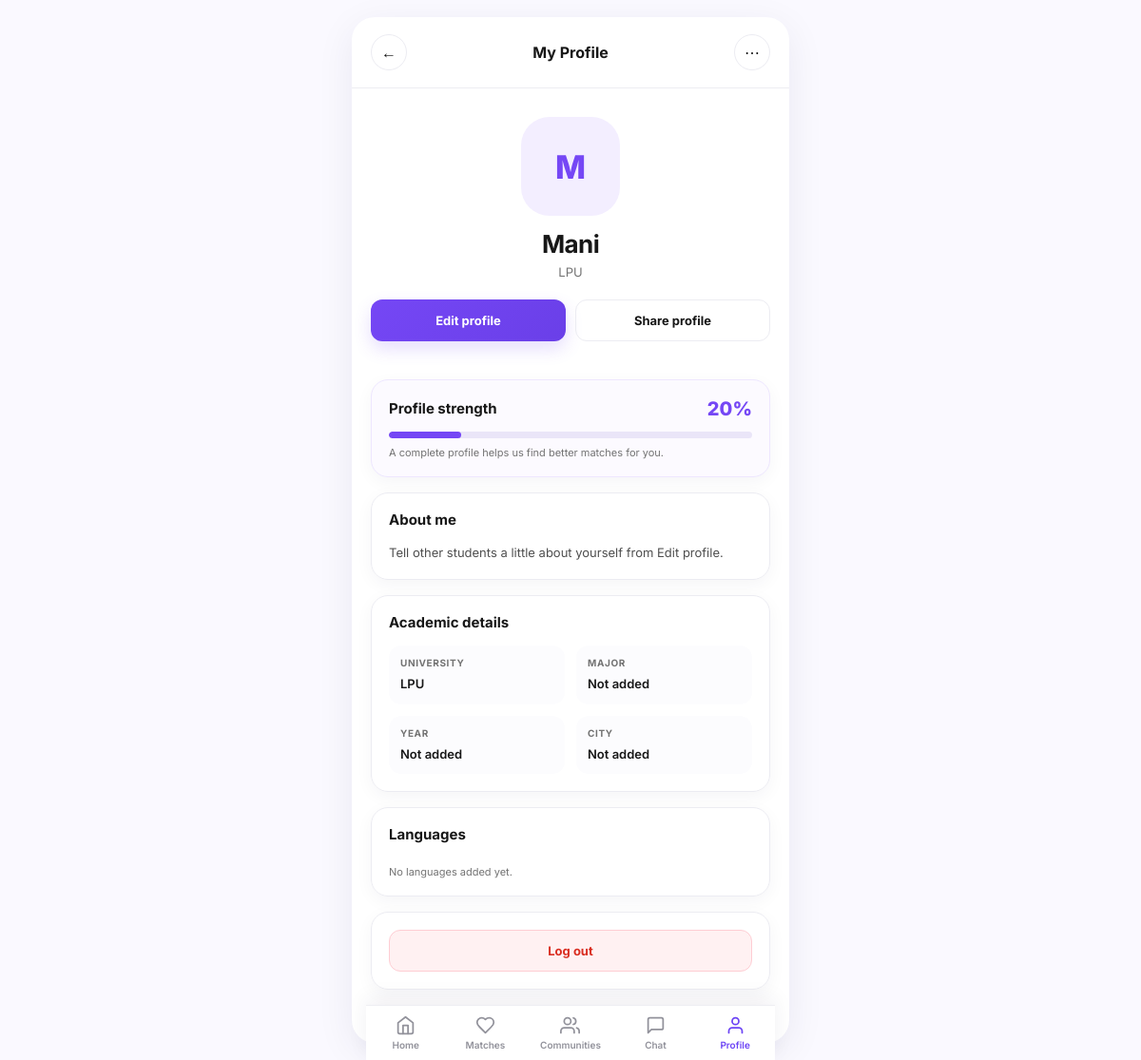
The app's page /profiles/ (signed in), older data.
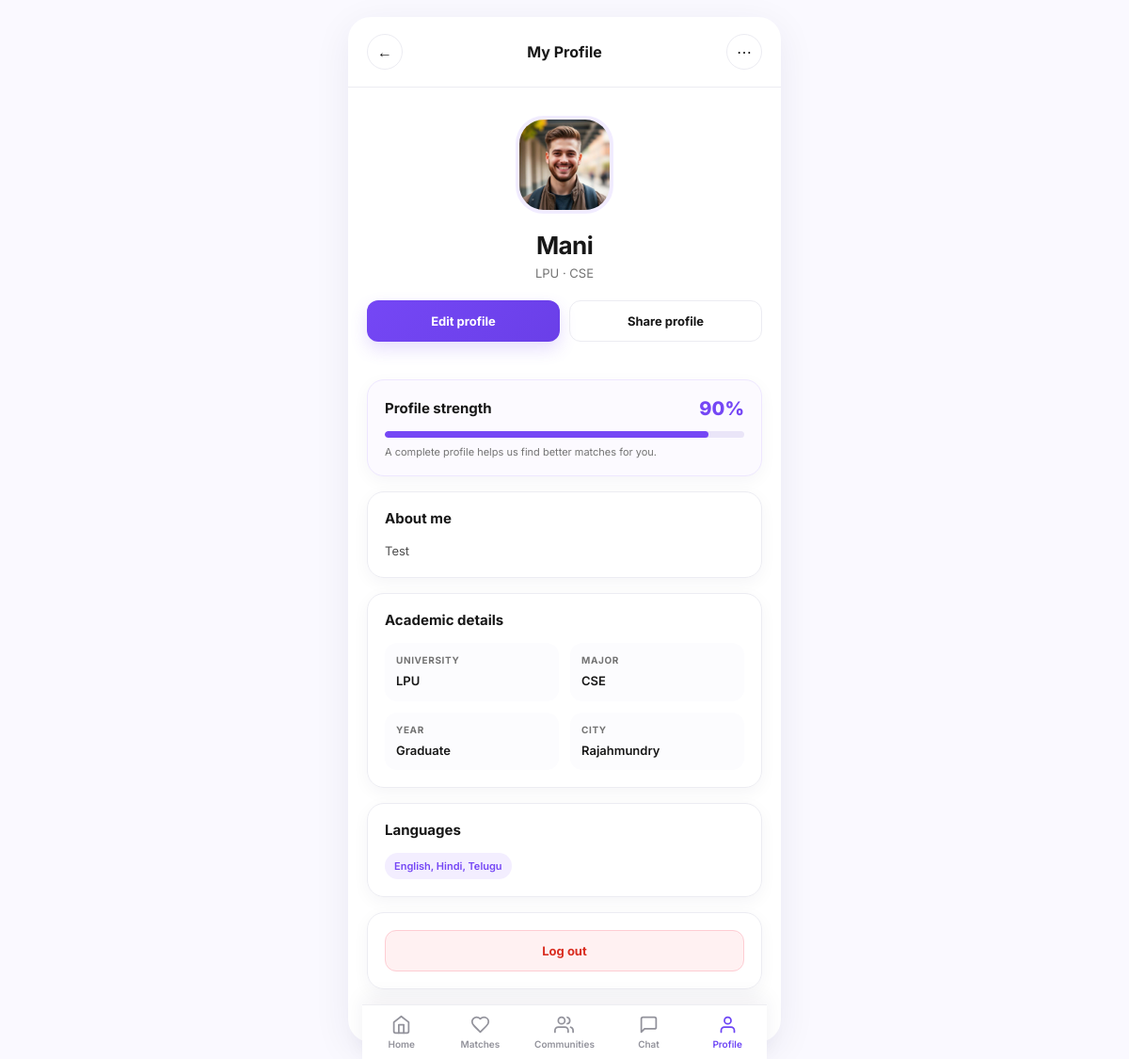
The same page, newer data.
### accounts/models.py (models this page shows, shortened)
class User(AbstractUser):
    id = models.UUIDField(primary_key=True, default=uuid.uuid4, editable=False)
    username = None  # Not used; authentication via email
    email = models.EmailField('Email Address', unique=True)
    first_name = models.CharField('First Name', max_length=150, blank=True)
    last_name = models.CharField('Last Name', max_length=150, blank=True)
    is_verified = models.BooleanField('Verified', default=False)
    created_at = models.DateTimeField(auto_now_add=True)
    updated_at = models.DateTimeField(auto_now=True)
    USERNAME_FIELD = 'email'
    REQUIRED_FIELDS = ['first_name', 'last_name']
    objects = UserManager()
    class Meta:
        db_table = 'accounts_user'
        ordering = ['-created_at']

### profiles/models.py (models this page shows, shortened)
class Profile(models.Model):
    id = models.UUIDField(primary_key=True, default=uuid.uuid4, editable=False)
    user = models.OneToOneField(settings.AUTH_USER_MODEL, on_delete=models.CASCADE, related_name='profile')
    university = models.CharField(max_length=200, blank=True)
    major = models.CharField(max_length=200, blank=True)
    year = models.CharField(max_length=50, blank=True)
    age = models.PositiveSmallIntegerField(null=True, blank=True)
    city = models.CharField(max_length=100, blank=True)
    gender = models.CharField(max_length=40, blank=True)
    languages = models.CharField(max_length=300, blank=True)
    bio = models.TextField(blank=True, max_length=500)
    interests = models.CharField(max_length=300, blank=True)
    photo = models.ImageField(upload_to='profiles/', blank=True, null=True)
    is_public = models.BooleanField(default=True)
    questionnaire_completed = models.BooleanField(default=False)
    created_at = models.DateTimeField(auto_now_add=True)
    updated_at = models.DateTimeField(auto_now=True)
    class Meta:
        db_table = 'profiles_profile'

### profiles/views.py (the view)
# urls.py: path('', my_profile, name='my_profile'),
@login_required
def my_profile(request):
    profile, _ = Profile.objects.get_or_create(user=request.user)
    return render(request, 'profiles/my_profile.html', {
        'profile': profile,
        'profile_pct': get_profile_completion(request.user),
    })

### profiles/services.py (called while the page is built, shortened)
def get_profile_strength(user):
    profile = getattr(user, 'profile', None)
    fields = [
        ('Age', profile.age),
        ('City', profile.city),
        ('Gender', profile.gender),
        ('Languages', profile.languages),
        ('Profile Photo', profile.photo),
        ('Bio', profile.bio),
        ('University', profile.university),
        ('Major', profile.major),
        ('Year', profile.year),
        ('Interests', profile.interests),
    ]
    completed = [label for label, value in fields if value and str(value).strip()]
    missing = [label for label, value in fields if not value or not str(value).strip()]
    return {
        'profile_strength': int(round(len(completed) / len(fields) * 100)),
        'completed_fields': len(completed),
        'total_fields': len(fields),
        'missing_fields': missing,
    }

def get_profile_completion(user):
    return get_profile_strength(user)['profile_strength']

### templates/profiles/my_profile.html (shortened to what this page needs)
<!doctype html>
<html lang="en">
<head>
</head>
<body><div class="app">
  <header><a class="round" href="{% url 'home' %}" aria-label="Back">←</a><h1>My Profile</h1><span class="round" aria-hidden="true">⋯</span></header>
  <main>
    <section class="hero">
      {% if profile.photo %}<img class="avatar" src="{{ profile.photo.url }}" alt="{{ request.user.get_full_name }}">{% else %}<div class="placeholder">{{ request.user.first_name|default:request.user.email|slice:":1"|upper }}</div>{% endif %}
      <h2>{{ request.user.get_full_name|default:request.user.email }}</h2>
      <p>{% if profile.university %}{{ profile.university }}{% else %}Add your university{% endif %}{% if profile.major %} · {{ profile.major }}{% endif %}</p>
      <div class="actions"><a class="btn primary" href="{% url 'profiles:edit_profile' %}">Edit profile</a><a class="btn secondary" href="{% url 'home' %}">Share profile</a></div>
    </section>
    <section class="card strength"><div class="strength-head"><h3>Profile strength</h3><span class="pct">{{ profile_pct }}%</span></div><div class="track"><div class="fill"></div></div><p class="hint">A complete profile helps us find better matches for you.</p></section>
    <section class="card"><h3>About me</h3><p class="bio">{{ profile.bio|default:"Tell other students a little about yourself from Edit profile." }}</p></section>
    <section class="card"><h3>Academic details</h3><div class="meta"><div class="item"><span class="label">University</span><span class="value">{{ profile.university|default:"Not added" }}</span></div><div class="item"><span class="label">Major</span><span class="value">{{ profile.major|default:"Not added" }}</span></div><div class="item"><span class="label">Year</span><span class="value">{{ profile.year|default:"Not added" }}</span></div><div class="item"><span class="label">City</span><span class="value">{{ profile.city|default:"Not added" }}</span></div></div></section>
    <section class="card"><h3>Languages</h3><div class="chips">{% if profile.languages %}<span class="chip">{{ profile.languages }}</span>{% else %}<span class="hint">No languages added yet.</span>{% endif %}</div></section>
    <section class="card">
      <form method="post" action="{% url 'logout' %}">{% csrf_token %}<button class="btn logout" type="submit">Log out</button></form>
    </section>
  </main>
</div>{% include 'includes/bottom_nav.html' with active_nav='profile' %}</body>
</html>

### templates/includes/bottom_nav.html (shortened to what this page needs)
<nav class="app-bottom-nav" aria-label="Main navigation">
  <a href="{% url 'home' %}" class="{% if active_nav == 'home' %}active{% endif %}" {% if active_nav == 'home' %}aria-current="page"{% endif %}>
    <svg viewBox="0 0 24 24" fill="none" stroke="currentColor" stroke-width="2" stroke-linecap="round" stroke-linejoin="round"><path d="M3 9l9-7 9 7v11a2 2 0 0 1-2 2H5a2 2 0 0 1-2-2z"/><polyline points="9 22 9 12 15 12 15 22"/></svg><span>Home</span>
  </a>
  <a href="/matches/explore/" class="{% if active_nav == 'matches' %}active{% endif %}" {% if active_nav == 'matches' %}aria-current="page"{% endif %}>
    <svg viewBox="0 0 24 24" fill="none" stroke="currentColor" stroke-width="2" stroke-linecap="round" stroke-linejoin="round"><path d="M19 14c1.49-1.46 3-3.21 3-5.5A5.5 5.5 0 0 0 16.5 3c-1.76 0-3 .5-4.5 2-1.5-1.5-2.74-2-4.5-2A5.5 5.5 0 0 0 2 8.5c0 2.3 1.5 4.05 3 5.5l7 7Z"/></svg><span>Matches</span>
  </a>
  <a href="/communities/" class="{% if active_nav == 'communities' %}active{% endif %}" {% if active_nav == 'communities' %}aria-current="page"{% endif %}>
    <svg viewBox="0 0 24 24" fill="none" stroke="currentColor" stroke-width="2" stroke-linecap="round" stroke-linejoin="round"><path d="M17 21v-2a4 4 0 0 0-4-4H5a4 4 0 0 0-4 4v2"/><circle cx="9" cy="7" r="4"/><path d="M23 21v-2a4 4 0 0 0-3-3.87"/><path d="M16 3.13a4 4 0 0 1 0 7.75"/></svg><span>Communities</span>
  </a>
  <a href="/chat/" class="{% if active_nav == 'chat' %}active{% endif %}" {% if active_nav == 'chat' %}aria-current="page"{% endif %}>
    <svg viewBox="0 0 24 24" fill="none" stroke="currentColor" stroke-width="2" stroke-linecap="round" stroke-linejoin="round"><path d="M21 15a2 2 0 0 1-2 2H7l-4 4V5a2 2 0 0 1 2-2h14a2 2 0 0 1 2 2z"/></svg><span>Chat</span>
  </a>
  <a href="/profiles/" class="{% if active_nav == 'profile' %}active{% endif %}" {% if active_nav == 'profile' %}aria-current="page"{% endif %}>
    <svg viewBox="0 0 24 24" fill="none" stroke="currentColor" stroke-width="2" stroke-linecap="round" stroke-linejoin="round"><path d="M20 21v-2a4 4 0 0 0-4-4H8a4 4 0 0 0-4 4v2"/><circle cx="12" cy="7" r="4"/></svg><span>Profile</span>
  </a>
</nav>

### templates/includes/bottom_nav.html (style rules this page uses)
.app-bottom-nav { position:fixed;z-index:20;right:0;bottom:0;left:0;display:flex;align-items:center;justify-content:space-around;max-width:430px;margin:0 auto;padding:10px 0 calc(10px + env(safe-area-inset-bottom));background:rgba(255,255,255,.96);border-top:1px solid #EEEEF2;box-shadow:0 -8px 22px rgba(30,20,70,.06);backdrop-filter:blur(12px);-webkit-backdrop-filter:blur(12px) }
.app-bottom-nav a { position:relative;display:flex;min-width:52px;flex-direction:column;align-items:center;gap:4px;color:#92929B;text-decoration:none;font:600 10px Inter,system-ui,sans-serif }
.app-bottom-nav a.active { color:#6D45F5 }
.app-bottom-nav svg { width:21px;height:21px }

Row changes from the older to the newer data that the page shows:
changed Profile "LPU": photo: picture added; major (not shown) → "CSE"; bio "Tell other students a little about yourself from Edit profile." → "Test"; major "Not added" → "CSE"; year "Not added" → "Graduate"; city "Not added" → "Rajahmundry"; languages (not shown) → "English, Hindi, Telugu"; photo empty → "profiles/match-3.jpg" (drawn)
changed User "Mani": user.first_name "M" → (not shown)
Text that changed along with them:
{{ profile_pct }}: "20" → "90"
text no longer shown: "No languages added yet."
